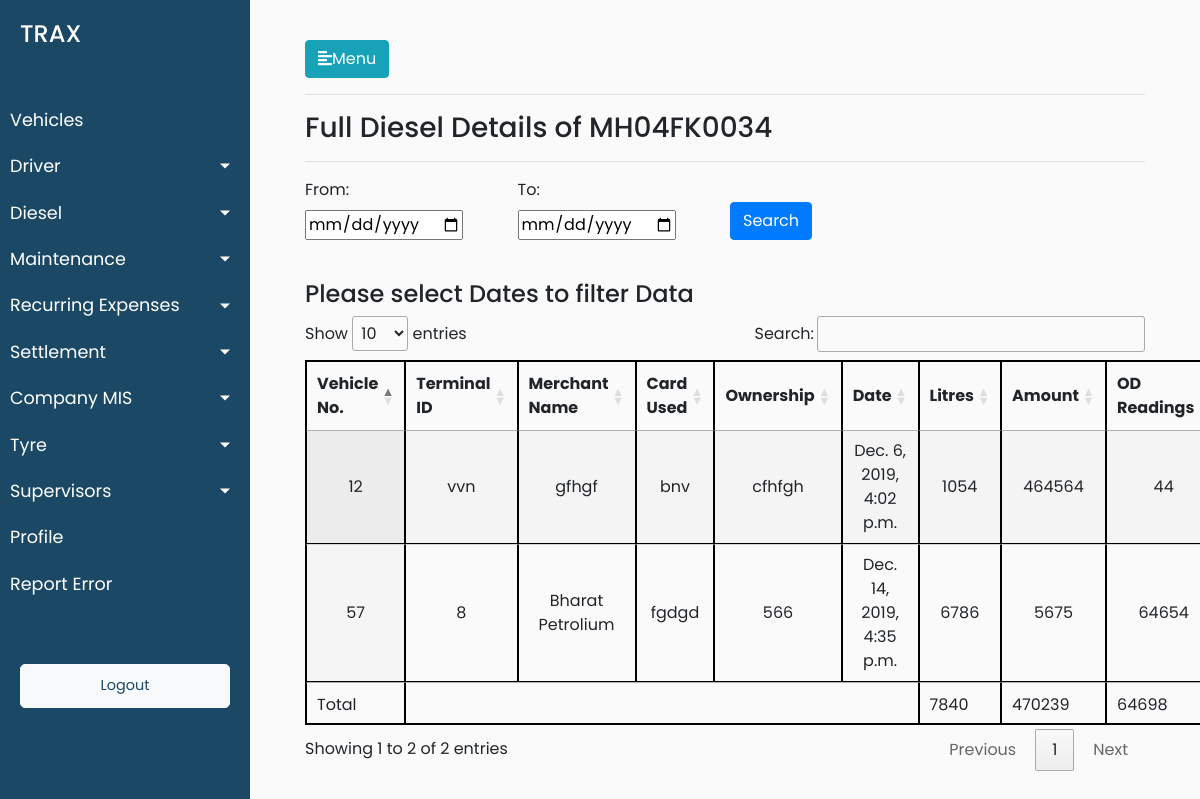
Screenshot of /diesel/vehicle_diesel_report/one_vehicle/5 (signed in) with the database file from the repository.
### trax_vehicle_manager_data/models.py (models this page shows, shortened)
class Vehicles(models.Model):
        vehicle_ownership_choices = (('ATPL','ATPL'),('AT','AT'),('CT','CT'))
        vehicle_ownership_name = models.CharField(choices=vehicle_ownership_choices,max_length=900,default="AT")
        vehicle_id = models.CharField(max_length=900,blank=True)
        vehicle_number = models.CharField(max_length=900,blank=True)
        vehicle_card_number = models.CharField(max_length=900,blank=True)
        vehicle_seating_capacity = models.CharField(max_length=900,blank=True)
        minimum_average = models.CharField(max_length=900,blank=True)
        incremental_average = models.CharField(max_length=900,blank=True)
        vehicle_current_status = models.CharField(max_length=900,blank=True)
        vehicle_buying_date = models.DateTimeField(blank=True)
        vehicle_type = models.CharField(max_length=900,blank=True)
        vehicle_ownership = models.CharField(max_length=900,blank=True)
        vehicle_ownership_details = models.CharField(max_length=900,blank=True)
        vehicle_manufacturer = models.CharField(max_length=900,blank=True)
        vehicle_registered_number = models.CharField(max_length=900,blank=True)
        driver_id = models.ForeignKey(Drivers, on_delete = models.CASCADE)
        cleaner_id = models.ForeignKey(Cleaners, on_delete = models.CASCADE)
        def __str__(self):
            return str(self.pk)
        class Meta:
                verbose_name_plural = "Vehicles Master List"
                verbose_name = "Vehicle"

class Expenses(models.Model):
    expense_name = models.CharField(max_length=900,blank=True)
    expense_id = models.CharField(max_length=900,blank=True)
    expense_vehicle_id = models.ForeignKey(Vehicles, on_delete = models.CASCADE)

class Diesel(Expenses):
    terminal_id = models.CharField(max_length=900,blank=True)
    transaction_date = models.DateTimeField(default=timezone.now,blank=True)
    merchant = models.CharField(max_length=900,blank=True)
    account_number = models.CharField(max_length=900,blank=True)
    card_used = models.CharField(max_length=900,blank=True)
    vehicle_number = models.CharField(max_length=900,blank=True)
    vehicle_detail = models.CharField(max_length=900,blank=True)
    transaction_type = models.CharField(max_length=900,blank=True)
    diesel_rate = models.CharField(max_length=900,blank=True)
    volume = models.CharField(max_length=900,blank=True)
    amount_Rs = models.CharField(max_length=900,blank=True)
    diesel_debit = models.CharField(max_length=900,blank=True)
    diesel_credit = models.CharField(max_length=900,blank=True)
    balance_Rs = models.CharField(max_length=900,blank=True)
    odometer_reading = models.CharField(max_length=900,blank=True)
    ownership = models.CharField(max_length=900,blank=True)

### trax_vehicle_manager_data/views.py (the view)
# urls.py: path('diesel/vehicle_diesel_report/one_vehicle/<int:pk>',views.vehicle_diesel_report_one_vehicle,name='vehicle_diesel_report_one_vehicle'),
@login_required(login_url='/login')
def vehicle_diesel_report_one_vehicle(request,pk):
    if request.method=="POST":
        date1=request.POST['date1']
        date2=request.POST['date2']
        diesel_objects = Diesel.objects.filter(expense_vehicle_id=pk).all()
        diesel_objects_filter_by_transaction_date = diesel_objects.filter(transaction_date__range=[date1,date2]).all()
        total_liters = 0
        total_amount = 0
        total_odometer = 0
        for one_diesel_objects in diesel_objects_filter_by_transaction_date:
            total_liters=total_liters+int(one_diesel_objects.volume)
            total_amount=total_amount+int(one_diesel_objects.amount_Rs)
            total_odometer=total_odometer+int(one_diesel_objects.odometer_reading)
        vehicle_number = Vehicles.objects.get(pk=pk).vehicle_number
        pk = Vehicles.objects.get(pk=pk)
        filter_date = "True"
        data = {'pk':pk,'date1':date1,'date2':date2,'filter_date':filter_date,'diesel_objects':diesel_objects_filter_by_transaction_date,'total_liters':total_liters,'total_amount':total_amount,'total_odometer':total_odometer,'vehicle_number':vehicle_number}
    else:
        total_liters = 0
        total_amount = 0
        total_odometer = 0
        diesel_objects = Diesel.objects.filter(expense_vehicle_id=pk).all()
        for one_diesel_objects in diesel_objects:
            total_liters=total_liters+int(one_diesel_objects.volume)
            total_amount=total_amount+int(one_diesel_objects.amount_Rs)
            total_odometer=total_odometer+int(one_diesel_objects.odometer_reading)
        vehicle_number = Vehicles.objects.get(pk=pk).vehicle_number
        pk = Vehicles.objects.get(pk=pk)
        data = {'pk':pk,'diesel_objects':diesel_objects,'total_liters':total_liters,'total_amount':total_amount,'total_odometer':total_odometer,'vehicle_number':vehicle_number}
    return render(request,'trax_vehicle_manager_data/view_vehicle_diesel_report.html',data)

### trax_vehicle_manager_data/templates/trax_vehicle_manager_data/view_vehicle_diesel_report.html (shortened to what this page needs)
{% extends 'trax_vehicle_manager_data/base.html' %}
{% load static %}
{% load maintenance_data_filters %}
{% block stylesheets %}
<link rel="stylesheet" href="//cdn.datatables.net/1.10.19/css/jquery.dataTables.min.css">
{% endblock stylesheets %}
{% block content %}
<hr>
<h3>Full Diesel Details of {{vehicle_number}}</h3>
<hr>
<form action="{% url 'trax_vehicle_manager_data:vehicle_diesel_report_one_vehicle' pk=pk %}" method="post">
                        <div>
                        <div class="form-row">
                        <div class="form-group col-md-3">
                            <label for="start_date_lbl">From:</label><br>
                            <input type="date" class="datepicker" id="date1" name="date1">
                        </div>
                        <div class="form-group col-md-3">
                            <label for="end_date_lbl">To:</label><br>
                            <input type="date" class="datepicker" id="date2" name="date2">
                        </div>
                        <div class="form-group col-md-3">
                        <br>
                        <button type="submit" class="submit-btn btn btn-primary">Search</button>
                        </div>
                        </div>
                        <br>
                    </form>
<div>
{% if filter_date == "True" %}
<h4>{{date1|title}}To{{date2|title}}</h4>
{% else %}
<h4>Please select Dates to filter Data</h4>
{% endif %}
<div>
    <table id="test_table" class="display" style="width:100%">
        <thead>
            <tr>
                <th>Vehicle No.</th>
                <th>Terminal ID</th>
                <th>Merchant Name</th>
                <th>Card Used</th>
                <th>Ownership</th>
                <th>Date</th>
                <th>Litres</th>
                <th>Amount</th>
                <th>OD Readings</th>
            </tr>
        </thead>
        <tbody>
        {% for one_object in diesel_objects %}
            <tr>
                <td>{{one_object.vehicle_number}}</td>
                <td>{{ one_object.terminal_id }}</td>
                <td>{{one_object.merchant }}</td>
                <td>{{ one_object.card_used }}</td>
                <td>{{ one_object.ownership }}</td>
                <td>{{ one_object.transaction_date }}</td>
                <td>{{ one_object.volume }}</td>
                <td>{{ one_object.amount_Rs }}</td>
                <td>{{ one_object.odometer_reading }}</td>
            </tr>
        {% endfor %}
        </tbody>
        <tfoot>
            <tr>
            <td>Total</td>
            <td colspan="5"></td>
                            <td>{{ total_liters }}</td>
                            <td>{{ total_amount }}</td>
                            <td>{{ total_odometer }}</td>
                                                    </tr>
                                                  </tfoot>
    </table>
</div>
{% endblock %}

### trax_vehicle_manager_data/static/trax_vehicle_manager_data/style.css (style rules this page uses)
body { font-family: 'Poppins', sans-serif; background: #fafafa; }
#test_table { text-align: center; }

### trax_vehicle_manager_data/templates/trax_vehicle_manager_data/view_vehicle_diesel_report.html (style rules this page uses)
table, th, td,caption { border: 1px solid black; border-collapse: collapse; }

### rows the page displays
Vehicles: vehicle_number "MH04FK0034"
Diesel: vehicle_number "12", terminal_id "vvn", merchant "gfhgf", card_used "bnv", ownership "cfhfgh", transaction_date "Dec. 6, 2019, 4:02 p.m.", volume "1054", amount_Rs "464564", odometer_reading "44"
Diesel: vehicle_number "57", terminal_id "8", merchant "Bharat Petrolium", card_used "fgdgd", ownership "566", transaction_date "Dec. 14, 2019, 4:35 p.m.", volume "6786", amount_Rs "5675", odometer_reading "64654"

### other values shown
{{ total_liters }} "7840"
{{ total_amount }} "470239"
{{ total_odometer }} "64698"
